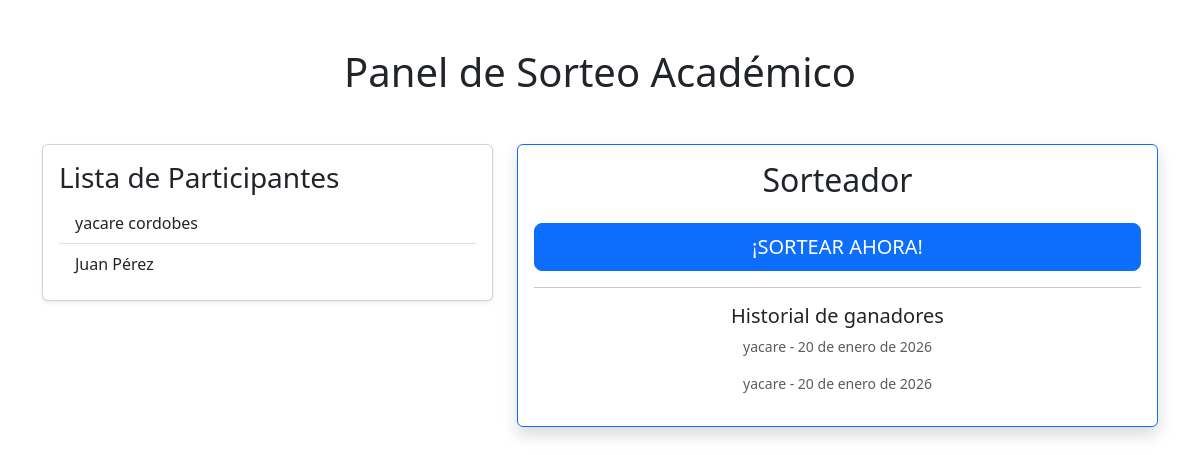
Before: / with the older database file.
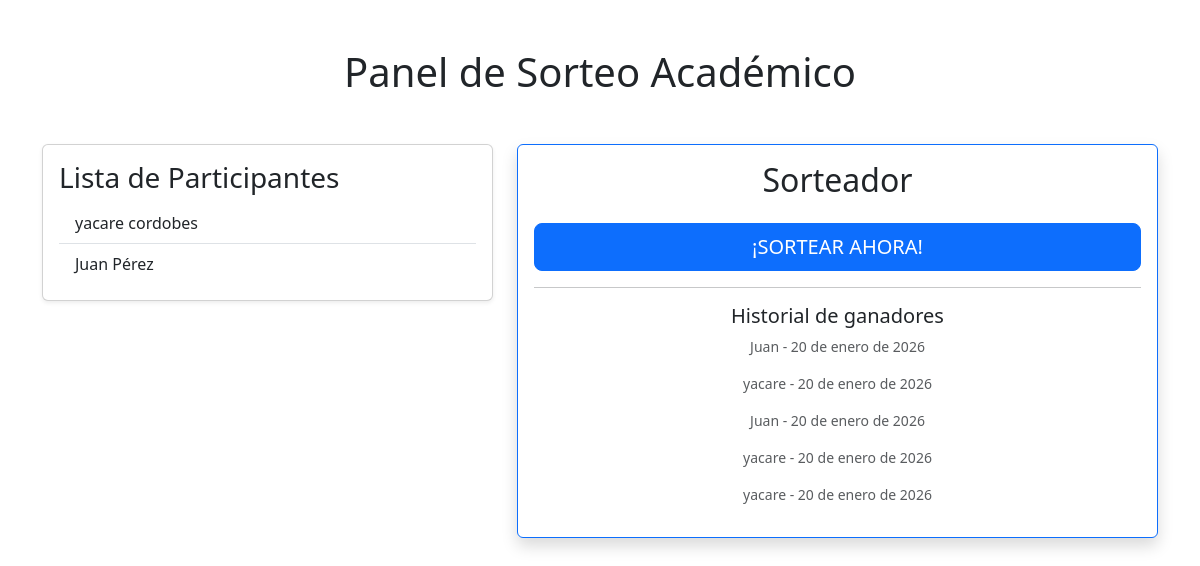
After: the same page with the newer database file.
### participantes/models.py (models this page shows, shortened)
class Participante(models.Model):
    nombre = models.CharField(max_length= 100)
    apellido = models.CharField(max_length= 100)

### seleccion/models.py (models this page shows, shortened)
class Ganador(models.Model):
    participante = models.ForeignKey(Participante, on_delete=models.CASCADE, related_name="ganadores")
    fecha_sorteo = models.DateField(auto_now_add= True)

### seleccion/views.py (the view)
# urls.py: path("", views.sortear, name='sortear'),
def sortear(request):
    participantes = Participante.objects.all()
    ganadores = Ganador.objects.all().order_by('-id')[:5]
    ganador = None
    ganador_id = request.GET.get('ganador_id')
    if ganador_id:
        ganador = Participante.objects.filter(id=ganador_id).first()
    if request.method == 'POST':
        nuevo = random.choice(list(participantes))
        Ganador.objects.create(participante=nuevo)
        return redirect(f"{reverse('seleccion:sortear')}?ganador_id={nuevo.id}")
    return render(request, "sorteo/sorteo.html", {
        'participantes': participantes,
        'ganador': ganador,
        'ganadores': ganadores
    })

### templates/sorteo/sorteo.html (shortened to what this page needs)
{% extends 'base.html' %}
{%load static%}
{% block content %}
    <div class="card shadow-sm mb-4">
        <div class="card-body">
            <h3 class="card-title">Lista de Participantes</h3>
            {% if participantes %}
                <ul class="list-group list-group-flush">
                {% for participante in participantes %}
                    <li class="list-group-item">{{ participante.nombre }} {{ participante.apellido }}</li>
                {% endfor %}
                </ul>
            {% else %}
                <p class="text-muted">No hay participantes cargados.</p>
            {% endif %}
        </div>
    </div>
{% endblock content %}
{% block content2 %}
    <div class="card border-primary shadow">
        <div class="card-body text-center">
            <h2 class="mb-4">Sorteador</h2>
            <form method="POST">
                <button type="submit" class="btn btn-primary btn-lg w-100">¡SORTEAR AHORA!</button>
            </form>
            <hr>
            <h5>Historial de ganadores</h5>
            {% if ganadores %}
                {% for g in ganadores %}
                    <p class="small text-muted">{{ g.participante.nombre }} - {{ g.fecha_sorteo }}</p>
                {% endfor %}
            {% else %}
                <p class="small">No hay sorteos realizados.</p>
            {% endif %}
        </div>
    </div>
{% endblock content2 %}

Changed rows visible on the page:
added Ganador: participante.nombre "Juan", fecha_sorteo "20 de enero de 2026"
added Ganador: participante.nombre "yacare", fecha_sorteo "20 de enero de 2026"
added Ganador: participante.nombre "Juan", fecha_sorteo "20 de enero de 2026"
